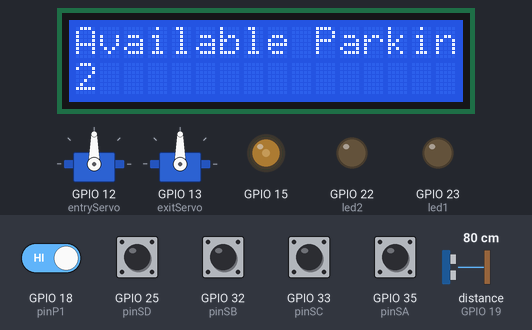
The sketch below on a simulated ESP32. Shown: 2 × servo, 16×2 character LCD, output pins drawn as LEDs (lit = HIGH). Wiring (inferred from the names in the program): ultrasonic range finder: trigger GPIO 21; echo GPIO 19. The inputs (shaded band) are chosen by the test bench; at power-on: GPIO 18 (pinP1), GPIO 25 (pinSD), GPIO 32 (pinSB), GPIO 33 (pinSC), GPIO 35 (pinSA) HIGH, distance to the obstacle (sensor on GPIO 19) 80 cm. The echo pulse lasts 58.3 µs per cm; WiFi joins after 1.5 s; servers stay silent unless stated; pins used as bus, display or sensor lines are not drawn; what the sketch prints to the serial monitor is not drawn.

Above: at 6.2 s.
6.3 s: distance to the obstacle (sensor on GPIO 19) set to 6 cm
7.8 s: distance to the obstacle (sensor on GPIO 19) set to 3 cm
At 8.6 s:
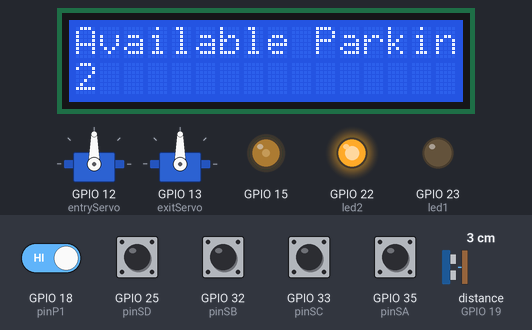
9.5 s: GPIO 18 (pinP1) driven LOW
At 9.8 s:
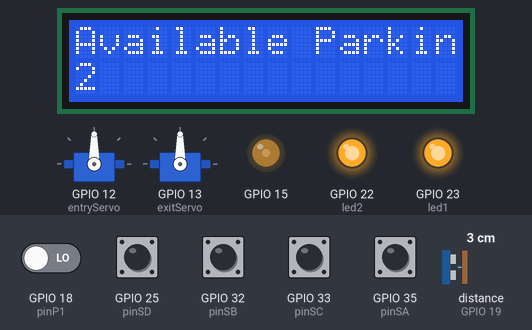
11.0 s: distance to the obstacle (sensor on GPIO 19) set to 9 cm
At 12.3 s:
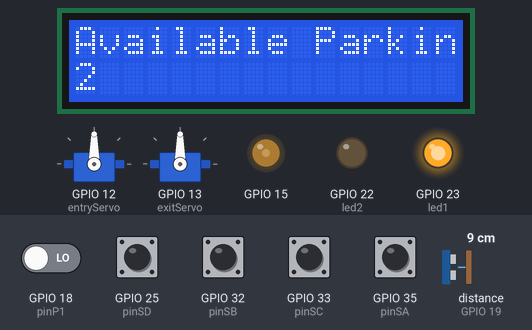
Timing chart, 0 to 14.0 s (numbered marks = the images above; inputs shaded):
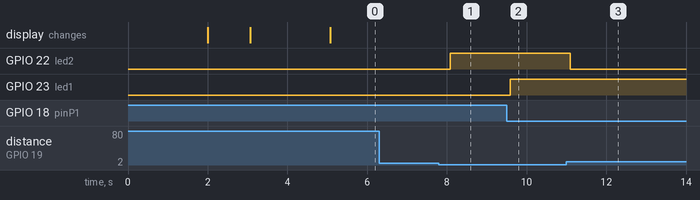

Measured:
- the behaviour switches between 5 and 4 cm on distance to the obstacle (sensor on GPIO 19) (found by bisection; images 0 and 1)
- after the input at 6.3 s, every drawn part: stays the same
- after the input at 7.8 s, GPIO 22 (led2): LOW → HIGH after 0.29 s
- after the input at 9.5 s, GPIO 23 (led1): LOW → HIGH after 0.09 s
- after the input at 11.0 s, GPIO 22 (led2): HIGH → LOW after 0.09 s

The sketch:

Car_parking_esp32_semaphores.ino
```cpp
#include <WiFi.h>
#include <WiFiClientSecure.h>
#include <UniversalTelegramBot.h>
#include <ArduinoJson.h>
#include <stdio.h>
#include <ESP32Servo.h>
#include <LiquidCrystal.h>

LiquidCrystal lcd(2, 4, 16, 17, 14, 27);

#define trigPin 21
#define echoPin 19
#define pinP1 18
#define led1 23
#define led2 22

SemaphoreHandle_t semaphore;

Servo entryServo;  // create servo object to control a servo
Servo exitServo;   // create servo object to control a servo

const char* ssid = "WIFI_SSID";
const char* password = "WIFI_PASSWORD";

typedef struct ParkingSpot {
  bool status;
  String telegram_id;
  bool payment_status;
} ParkingSpot;

ParkingSpot parking[2] = {
  //{ true, "", false },
  { true, "", false },
  { true, "", false }
};

String lastIDin = "undefined", lastIDout = "undefined";  // last Telegram IDs in and out
const int pinSA = 35, pinSB = 32;                        // pin sensor IN A and B
const int pinSC = 33, pinSD = 25;                        // pin sensor IN C and D
bool entrySensorA = false, entrySensorB = false;
bool exitSensorC = false, exitSensorD = false;

#define BOTtoken "BOT_TOKEN_FROM_BOTFATHER"  //bot token get from botfather bot on telegram

WiFiClientSecure client;
UniversalTelegramBot bot(BOTtoken, client);

int botRequestDelay = 1000;
unsigned long lastTimeBotRan;

bool presenceP1 = false;
bool presenceP2 = false;

void handleNewMessages(int numNewMessages) {
  Serial.println("handleNewMessages");
  Serial.println(String(numNewMessages));

  for (int i = 0; i < numNewMessages; i++) {
    String chat_id = String(bot.messages[i].chat_id);
    String from_id = bot.messages[i].from_id;

    String text = bot.messages[i].text;
    Serial.println(text);

    String from_name = bot.messages[i].from_name;

    telegramFunctionalitiesHandle(text, chat_id, from_id, from_name);
  }
}

void telegramFunctionalitiesHandle(String text, String chat_id, String from_id, String from_name) {
  if (text == "/start") {
    String welcome = "Welcome, " + from_name + "!\n";
    welcome += "Use the following commands to control your outputs.\n\n";
    welcome += "/status to see the parking spots status\n";
    welcome += "/ticket to book a parking spot\n";
    welcome += "/pay to pay your booked parking spot\n";
    welcome += "/enter to open the entry gate (you must have already taken the ticket!)\n";
    welcome += "/exit to open the exit gate (you must have already paid the ticket!)\n";
    bot.sendMessage(chat_id, welcome, "");
  }
  if (text == "/status") {
    // print the status of all parking spots
    int available = 0;
    int busy = 0;
    String status = "Parking status: \n";
    for (int i = 0; i < (sizeof parking / sizeof parking[0]); i++) {
      if (parking[i].status) {
        available++;
      } else {
        busy++;
      }
    }
    if (available == 0) {
      status += "PARKING FULL!\n";
    } else {
      status += "Available spots: ";
      status += available;
      status += "\n";
      status += "Busy spots: ";
      status += busy;
      status += "\n";
    }
    bot.sendMessage(chat_id, status, "");
  }
  if (text == "/ticket") {
    if (availableSpot()) {
      if (!checkTicketAlreadyPresent(from_id)) {
        for (int i = 0; i < (sizeof parking / sizeof parking[0]); i++) {
          if (parking[i].status) {
            parking[i].telegram_id = from_id;
            bot.sendMessage(chat_id, "Ticket taken correctly!");
            break;
          }
        }
      } else {
        bot.sendMessage(chat_id, "You already have a ticket!");
      }
    } else {
      bot.sendMessage(chat_id, "Sorry, no available parking spot at moment! Try later.");
    }
  }
  if (text == "/pay") {
    if (checkTicketAlreadyPresent(from_id)) {
      for (int i = 0; i < (sizeof parking / sizeof parking[0]); i++) {
        if (parking[i].telegram_id == from_id) {
          parking[i].payment_status = true;
          bot.sendMessage(chat_id, "Payment successful! Once you reach the bar, use the /exit command");
          break;
        }
      }
    } else {
      bot.sendMessage(chat_id, "You have no ticket to pay!");
    }
  }
  if (text == "/enter") {
    bool canEnter = false;
    for (int i = 0; i < (sizeof parking / sizeof parking[0]); i++) {
      if (parking[i].telegram_id == from_id && parking[i].status == true) {
        lastIDin = from_id;
        canEnter = true;
        break;
      }
    }
    canEnter == true ? bot.sendMessage(chat_id, "Now you can enter! Welcome.")
                     : bot.sendMessage(chat_id, "Before enter, you have to take a ticket!");
  }
  if (text == "/exit") {
    bool canExit = false;
    for (int i = 0; i < (sizeof parking / sizeof parking[0]); i++) {
      if (parking[i].telegram_id == from_id && parking[i].payment_status == true) {
        lastIDout = from_id;
        canExit = true;
        break;
      }
    }
    canExit == true ? bot.sendMessage(chat_id, "Now you can exit! Goodbye.")
                    : bot.sendMessage(chat_id, "Before exit, you have to pay the ticket!");
  }

  if (text == "/print") {
    for (int i = 0; i < (sizeof parking / sizeof parking[0]); i++) {
      Serial.print("-------- P");
      Serial.print(i);
      Serial.println(" --------");
      Serial.println(parking[i].status);
      Serial.println(parking[i].telegram_id);
      Serial.println(parking[i].payment_status);
    }
  }
}

void presenceP2edit() {
  digitalWrite(trigPin, LOW);
  delayMicroseconds(2);
  digitalWrite(trigPin, HIGH);
  delayMicroseconds(10);
  digitalWrite(trigPin, LOW);

  long duration = pulseIn(echoPin, HIGH);
  long distance = duration / 58;

  if (distance != 0) {
    if (distance < 5) presenceP2 = true;
    else presenceP2 = false;
  }
}

void presenceP1edit() {
  presenceP1 = !digitalRead(pinP1);
}

bool availableSpot() {
  for (int i = 0; i < (sizeof parking / sizeof parking[0]); i++) {
    if (parking[i].status) {
      return true;
    }
  }
  return false;
}

bool checkTicketAlreadyPresent(String telegramID) {
  for (int i = 0; i < (sizeof parking / sizeof parking[0]); i++) {
    if (parking[i].telegram_id == telegramID && parking[i].status == false) return true;
  }
  return false;
}

//-----------TASK Telegram Messages------------
void telegramMessages(void* parameter) {
  for (;;) {
    if (millis() > lastTimeBotRan + botRequestDelay) {
      int numNewMessages = bot.getUpdates(bot.last_message_received + 1);

      while (numNewMessages) {
        Serial.println("got response");
        if (xSemaphoreTake(semaphore, (TickType_t)5) == pdTRUE) {
          handleNewMessages(numNewMessages);
          xSemaphoreGive(semaphore);
        }
        numNewMessages = bot.getUpdates(bot.last_message_received + 1);
      }
      lastTimeBotRan = millis();
    }
    vTaskDelay(100);
  }
}

//-----------TASK Entry Parking------------
void entryGate(void* parameter) {
  for (;;) {
    if (xSemaphoreTake(semaphore, (TickType_t)5) == pdTRUE) {
      entrySensorA = !digitalRead(pinSA);
      entrySensorB = !digitalRead(pinSB);

      //valSA < 200 ? entrySensorA = true : entrySensorA = false;
      //valSB < 200 ? entrySensorB = true : entrySensorB = false;

      if (entrySensorA == true) {
        for (int i = 0; i < (sizeof parking / sizeof parking[0]); i++) {
          if (parking[i].telegram_id == lastIDin && parking[i].status == true) {
            // OPEN GATE
            Serial.print("OPEN GATE");
            entryServo.write(100);
            parking[i].status = false;
          }
        }
      }

      if (entrySensorB == true) {
        for (int i = 0; i < (sizeof parking / sizeof parking[0]); i++) {
          if (parking[i].telegram_id == lastIDin && parking[i].status == false) {
            // CLOSE GATE
            Serial.print("CLOSE GATE");
            entryServo.write(30);
            lastIDin = "undefined";
          }
        }
      }
      xSemaphoreGive(semaphore);
      vTaskDelay(100);
    }
  }
}

//-----------TASK Exit Parking------------
void exitGate(void* parameter) {
  for (;;) {
    if (xSemaphoreTake(semaphore, (TickType_t)5) == pdTRUE) {
      exitSensorC = !digitalRead(pinSC);
      exitSensorD = !digitalRead(pinSD);

      //valSC < 200 ? exitSensorC = true : exitSensorC = false;
      //valSD < 200 ? exitSensorD = true : exitSensorD = false;

      if (exitSensorC == true) {
        for (int i = 0; i < (sizeof parking / sizeof parking[0]); i++) {
          if (parking[i].telegram_id == lastIDout && parking[i].status == false) {
            // OPEN GATE
            Serial.print("OPEN GATE");
            exitServo.write(90);
            parking[i].status = true;
          }
        }
      }

      if (exitSensorD == true) {
        for (int i = 0; i < (sizeof parking / sizeof parking[0]); i++) {
          if (parking[i].telegram_id == lastIDout && parking[i].status == true) {
            // CLOSE GATE
            Serial.print("CLOSE GATE");
            exitServo.write(0);

            lastIDout = "undefined";

            //free parking spot
            parking[i].payment_status = false;
            parking[i].telegram_id = "";
          }
        }
      }
      xSemaphoreGive(semaphore);
      vTaskDelay(100);
    }
  }
}

//-----------TASK PARKING LED STATUS------------
void parkingStatusLED(void* parameter) {
  for (;;) {
    presenceP1edit();
    presenceP2edit();

    presenceP1 ? digitalWrite(led1, HIGH) : digitalWrite(led1, LOW);
    presenceP2 ? digitalWrite(led2, HIGH) : digitalWrite(led2, LOW);
    vTaskDelay(500);
  }
}

//-----------TASK PARKING LCD STATUS------------
void parkingStatusLCD(void* parameter) {
  for (;;) {
    int cont = 0;
    for (int i = 0; i < (sizeof parking / sizeof parking[0]); i++) {
      if (parking[i].status) {
        cont++;
      }
    }
    lcd.setCursor(0, 1);
    // print the number of free parking
    lcd.print(cont);
    vTaskDelay(1000);
  }
}

//-----------TASK Kepp WIFI Alive---------------
void keepWiFiAlive(void* parameter) {
  for (;;) {
    if (WiFi.status() == WL_CONNECTED) {
      vTaskDelay(10000);
      continue;
    } else {
      Serial.println("[WIFI] DISCONNECTED! Trying to reconnect...");
      WiFi.reconnect();

      delay(1000);

      if(WiFi.status() == WL_CONNECTED) Serial.println(WiFi.localIP());

      vTaskDelay(1000);
      continue;
    }
  }
}

void setup() {
  Serial.begin(115200);

  entryServo.attach(12);  // attaches the ENTRY servo on pin 12 to the servo object
  exitServo.attach(13);   // attaches the EXIT servo on pin 13 to the servo object

  // semaphore setup
  if (semaphore == NULL) {
    semaphore = xSemaphoreCreateMutex();
    if ((semaphore) != NULL)
      xSemaphoreGive((semaphore));
  }

  // parking spots status setup
  pinMode(trigPin, OUTPUT);
  pinMode(echoPin, INPUT);
  pinMode(pinP1, INPUT);
  pinMode(led1, OUTPUT);
  pinMode(led2, OUTPUT);

  // parking gate setup
  pinMode(pinSA, INPUT);
  pinMode(pinSB, INPUT);
  pinMode(pinSC, INPUT);
  pinMode(pinSD, INPUT);

  lastIDin = "undefined";
  lastIDout = "undefined";

  // Connect to Wi-Fi WiFi.mode(WIFI_STA);
  WiFi.begin(ssid, password);

  // Add root certificate for api.telegram.org
  client.setCACert(TELEGRAM_CERTIFICATE_ROOT);

  while (WiFi.status() != WL_CONNECTED) {
    delay(1000);
    Serial.println("Connecting to WiFi..");
  }
  // Print ESP32 Local IP Address
  Serial.println(WiFi.localIP());

  // Set contrast of LCD
  analogWrite(15, 75);
  // Set colunms and rows of LCD
  lcd.begin(16, 2);
  // Print a message on the display
  delay(1000);
  lcd.print("Available Parking:");
  delay(2000);

  xTaskCreate(parkingStatusLED, "ParkingStatusLEDTask", 1024, NULL, 1, NULL);
  xTaskCreate(parkingStatusLCD, "ParkingStatusLCDTask", 1024, NULL, 1, NULL);
  xTaskCreate(telegramMessages, "TelegramTask", 10000, NULL, 3, NULL);
  xTaskCreate(entryGate, "EntryGateTask", 10000, NULL, 2, NULL);
  xTaskCreate(exitGate, "ExitGateTask", 10000, NULL, 2, NULL);

  xTaskCreatePinnedToCore(keepWiFiAlive, "keepWiFiAlive", 5000, NULL, 1, NULL, ARDUINO_RUNNING_CORE);
}

void loop() {
}
```
